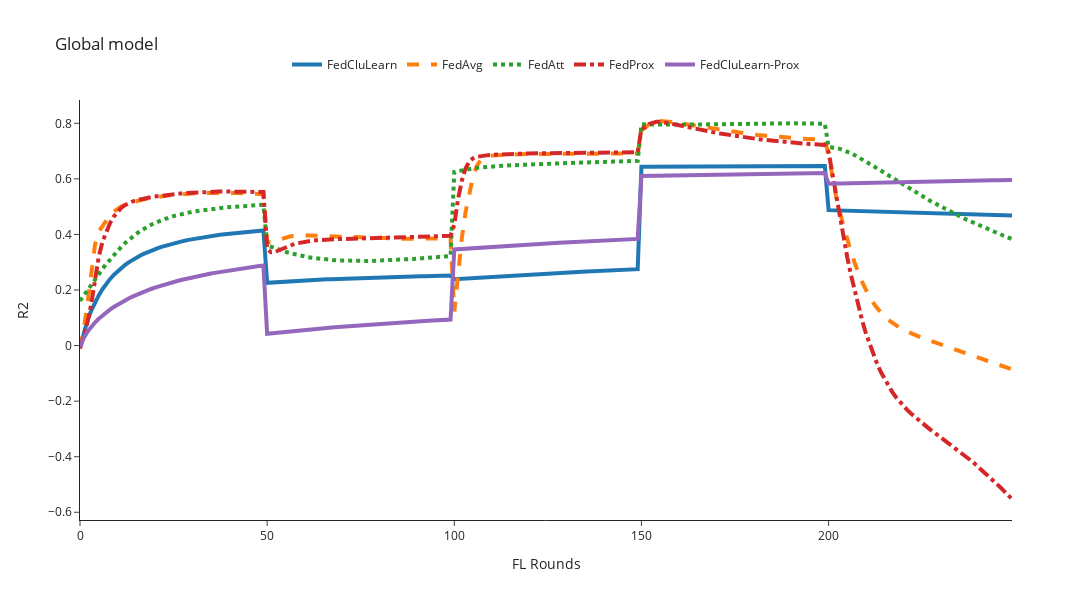

Notebook cell for this chart:
### Code cell
mse_column = 'r2'
global_filenames = [global_FedCluLearn, global_FedAvg, global_FedAtt, global_FedProx, global_FedCluLearn_Prox]
n_rounds, y = preprocessing_results(filenames=global_filenames, mse_column=mse_column)
plot_plotly(n_rounds, y, title=f'Global model', y_axis_title=f'{mse_column.upper()}', y_axis_max=1)

### Figure 1 — Plotly figure (JSON) as saved in the notebook; plotly's stock layout.template omitted (floating-point values rounded to 4 significant figures; data arrays with more than 128 entries replaced by an {"elided": "..."} marker saying what was removed)
{"data": [{"line": {"dash": "solid", "width": 4}, "mode": "lines", "name": "FedCluLearn", "type": "scatter", "x": {"elided": "251 int values"}, "y": {"elided": "250 float values"}}, {"line": {"dash": "dash", "width": 4}, "mode": "lines", "name": "FedAvg", "type": "scatter", "x": {"elided": "251 int values"}, "y": {"elided": "250 float values"}}, {"line": {"dash": "dot", "width": 4}, "mode": "lines", "name": "FedAtt", "type": "scatter", "x": {"elided": "251 int values"}, "y": {"elided": "250 float values"}}, {"line": {"dash": "dashdot", "width": 4}, "mode": "lines", "name": "FedProx", "type": "scatter", "x": {"elided": "251 int values"}, "y": {"elided": "250 float values"}}, {"line": {"dash": "solid", "width": 4}, "mode": "lines", "name": "FedCluLearn-Prox", "type": "scatter", "x": {"elided": "251 int values"}, "y": {"elided": "250 float values"}}], "layout": {"height": 600, "legend": {"orientation": "h", "x": 0.5, "xanchor": "center", "y": 1.05, "yanchor": "bottom"}, "title": {"text": "Global model"}, "width": 1200, "xaxis": {"title": {"text": "FL Rounds"}}, "yaxis": {"title": {"text": "R2"}}}}
